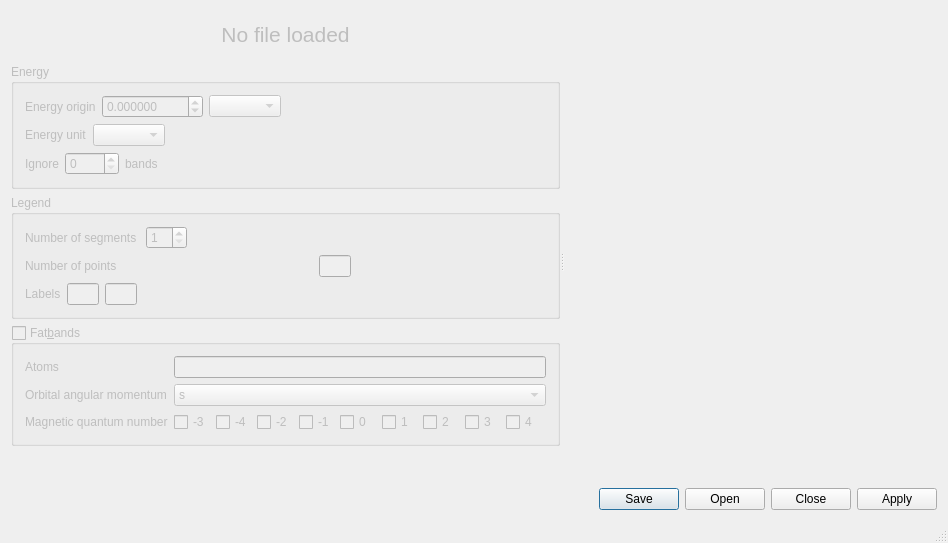
<?xml version="1.0" encoding="UTF-8"?>
<ui version="4.0">
 <class>QDispersion</class>
 <widget class="QMainWindow" name="QDispersion">
  <property name="geometry">
   <rect>
    <x>0</x>
    <y>0</y>
    <width>948</width>
    <height>543</height>
   </rect>
  </property>
  <property name="sizePolicy">
   <sizepolicy hsizetype="Preferred" vsizetype="Preferred">
    <horstretch>0</horstretch>
    <verstretch>0</verstretch>
   </sizepolicy>
  </property>
  <property name="acceptDrops">
   <bool>true</bool>
  </property>
  <property name="windowTitle">
   <string>QDispersion</string>
  </property>
  <widget class="QWidget" name="centralWidget">
   <layout class="QHBoxLayout" name="horizontalLayout">
    <item>
     <widget class="QSplitter" name="splitter">
      <property name="orientation">
       <enum>Qt::Horizontal</enum>
      </property>
      <property name="childrenCollapsible">
       <bool>false</bool>
      </property>
      <widget class="QWidget" name="leftframe" native="true">
       <property name="enabled">
        <bool>false</bool>
       </property>
       <property name="sizePolicy">
        <sizepolicy hsizetype="MinimumExpanding" vsizetype="Preferred">
         <horstretch>0</horstretch>
         <verstretch>0</verstretch>
        </sizepolicy>
       </property>
       <layout class="QVBoxLayout" name="verticalLayout">
        <property name="leftMargin">
         <number>0</number>
        </property>
        <property name="topMargin">
         <number>0</number>
        </property>
        <property name="rightMargin">
         <number>0</number>
        </property>
        <property name="bottomMargin">
         <number>0</number>
        </property>
        <item>
         <widget class="QWidget" name="widget_2" native="true">
          <property name="sizePolicy">
           <sizepolicy hsizetype="Preferred" vsizetype="Fixed">
            <horstretch>0</horstretch>
            <verstretch>0</verstretch>
           </sizepolicy>
          </property>
          <layout class="QHBoxLayout" name="horizontalLayout_2">
           <item>
            <widget class="QLabel" name="filename">
             <property name="font">
              <font>
               <pointsize>16</pointsize>
              </font>
             </property>
             <property name="text">
              <string>No file loaded</string>
             </property>
             <property name="alignment">
              <set>Qt::AlignCenter</set>
             </property>
            </widget>
           </item>
          </layout>
         </widget>
        </item>
        <item>
         <widget class="QGroupBox" name="energy">
          <property name="sizePolicy">
           <sizepolicy hsizetype="Preferred" vsizetype="Minimum">
            <horstretch>0</horstretch>
            <verstretch>0</verstretch>
           </sizepolicy>
          </property>
          <property name="title">
           <string>Energy </string>
          </property>
          <layout class="QVBoxLayout" name="verticalLayout_2">
           <item>
            <widget class="QWidget" name="widget_3" native="true">
             <layout class="QHBoxLayout" name="horizontalLayout_3">
              <property name="leftMargin">
               <number>0</number>
              </property>
              <property name="topMargin">
               <number>0</number>
              </property>
              <property name="rightMargin">
               <number>0</number>
              </property>
              <property name="bottomMargin">
               <number>0</number>
              </property>
              <item>
               <widget class="QLabel" name="fermiLabel">
                <property name="text">
                 <string>Energy origin</string>
                </property>
               </widget>
              </item>
              <item>
               <widget class="QDoubleSpinBox" name="fermi">
                <property name="decimals">
                 <number>6</number>
                </property>
                <property name="minimum">
                 <double>-1000.000000000000000</double>
                </property>
                <property name="maximum">
                 <double>1000.000000000000000</double>
                </property>
                <property name="singleStep">
                 <double>0.100000000000000</double>
                </property>
               </widget>
              </item>
              <item>
               <widget class="EnergyUnitCombo" name="fermiUnit"/>
              </item>
              <item>
               <spacer name="horizontalSpacer">
                <property name="orientation">
                 <enum>Qt::Horizontal</enum>
                </property>
                <property name="sizeHint" stdset="0">
                 <size>
                  <width>0</width>
                  <height>20</height>
                 </size>
                </property>
               </spacer>
              </item>
             </layout>
            </widget>
           </item>
           <item>
            <widget class="QWidget" name="widget_5" native="true">
             <layout class="QHBoxLayout" name="horizontalLayout_6">
              <property name="leftMargin">
               <number>0</number>
              </property>
              <property name="topMargin">
               <number>0</number>
              </property>
              <property name="rightMargin">
               <number>0</number>
              </property>
              <property name="bottomMargin">
               <number>0</number>
              </property>
              <item>
               <widget class="QLabel" name="energyLabel">
                <property name="text">
                 <string>Energy unit</string>
                </property>
               </widget>
              </item>
              <item>
               <widget class="EnergyUnitCombo" name="energyUnit"/>
              </item>
              <item>
               <spacer name="horizontalSpacer_4">
                <property name="orientation">
                 <enum>Qt::Horizontal</enum>
                </property>
                <property name="sizeHint" stdset="0">
                 <size>
                  <width>0</width>
                  <height>20</height>
                 </size>
                </property>
               </spacer>
              </item>
             </layout>
            </widget>
           </item>
           <item>
            <widget class="QWidget" name="widget_4" native="true">
             <layout class="QHBoxLayout" name="horizontalLayout_5">
              <property name="leftMargin">
               <number>0</number>
              </property>
              <property name="topMargin">
               <number>0</number>
              </property>
              <property name="rightMargin">
               <number>0</number>
              </property>
              <property name="bottomMargin">
               <number>0</number>
              </property>
              <item>
               <widget class="QLabel" name="ignoreLabel">
                <property name="text">
                 <string>Ignore</string>
                </property>
               </widget>
              </item>
              <item>
               <widget class="QSpinBox" name="ignore">
                <property name="maximum">
                 <number>1000</number>
                </property>
               </widget>
              </item>
              <item>
               <widget class="QLabel" name="label_4">
                <property name="text">
                 <string>bands</string>
                </property>
               </widget>
              </item>
              <item>
               <spacer name="horizontalSpacer_3">
                <property name="orientation">
                 <enum>Qt::Horizontal</enum>
                </property>
                <property name="sizeHint" stdset="0">
                 <size>
                  <width>0</width>
                  <height>20</height>
                 </size>
                </property>
               </spacer>
              </item>
             </layout>
            </widget>
           </item>
          </layout>
         </widget>
        </item>
        <item>
         <widget class="QGroupBox" name="legend">
          <property name="title">
           <string>Legend</string>
          </property>
          <layout class="QVBoxLayout" name="verticalLayout_3">
           <item>
            <widget class="QWidget" name="widget_6" native="true">
             <layout class="QHBoxLayout" name="horizontalLayout_7">
              <property name="leftMargin">
               <number>0</number>
              </property>
              <property name="topMargin">
               <number>0</number>
              </property>
              <property name="rightMargin">
               <number>0</number>
              </property>
              <property name="bottomMargin">
               <number>0</number>
              </property>
              <item>
               <widget class="QLabel" name="nsegmentsLabel">
                <property name="text">
                 <string>Number of segments </string>
                </property>
               </widget>
              </item>
              <item>
               <widget class="QSpinBox" name="nsegments">
                <property name="minimum">
                 <number>1</number>
                </property>
                <property name="maximum">
                 <number>50</number>
                </property>
               </widget>
              </item>
              <item>
               <spacer name="horizontalSpacer_5">
                <property name="orientation">
                 <enum>Qt::Horizontal</enum>
                </property>
                <property name="sizeHint" stdset="0">
                 <size>
                  <width>0</width>
                  <height>20</height>
                 </size>
                </property>
               </spacer>
              </item>
             </layout>
            </widget>
           </item>
           <item>
            <widget class="QWidget" name="ndivWidget" native="true">
             <layout class="QHBoxLayout" name="horizontalLayout_8">
              <property name="leftMargin">
               <number>0</number>
              </property>
              <property name="topMargin">
               <number>0</number>
              </property>
              <property name="rightMargin">
               <number>0</number>
              </property>
              <property name="bottomMargin">
               <number>0</number>
              </property>
              <item>
               <widget class="QLabel" name="ndivLabel">
                <property name="sizePolicy">
                 <sizepolicy hsizetype="Preferred" vsizetype="Preferred">
                  <horstretch>0</horstretch>
                  <verstretch>0</verstretch>
                 </sizepolicy>
                </property>
                <property name="text">
                 <string>Number of points</string>
                </property>
               </widget>
              </item>
              <item>
               <spacer name="ndivLeft">
                <property name="orientation">
                 <enum>Qt::Horizontal</enum>
                </property>
                <property name="sizeHint" stdset="0">
                 <size>
                  <width>40</width>
                  <height>20</height>
                 </size>
                </property>
               </spacer>
              </item>
              <item>
               <widget class="QLineEdit" name="ndiv1">
                <property name="sizePolicy">
                 <sizepolicy hsizetype="MinimumExpanding" vsizetype="Fixed">
                  <horstretch>0</horstretch>
                  <verstretch>0</verstretch>
                 </sizepolicy>
                </property>
                <property name="maximumSize">
                 <size>
                  <width>32</width>
                  <height>16777215</height>
                 </size>
                </property>
                <property name="alignment">
                 <set>Qt::AlignCenter</set>
                </property>
               </widget>
              </item>
              <item>
               <spacer name="ndivRight">
                <property name="orientation">
                 <enum>Qt::Horizontal</enum>
                </property>
                <property name="sizeHint" stdset="0">
                 <size>
                  <width>40</width>
                  <height>20</height>
                 </size>
                </property>
               </spacer>
              </item>
             </layout>
            </widget>
           </item>
           <item>
            <widget class="QWidget" name="labelWidget" native="true">
             <property name="sizePolicy">
              <sizepolicy hsizetype="Minimum" vsizetype="Preferred">
               <horstretch>0</horstretch>
               <verstretch>0</verstretch>
              </sizepolicy>
             </property>
             <layout class="QHBoxLayout" name="horizontalLayout_4">
              <property name="leftMargin">
               <number>0</number>
              </property>
              <property name="topMargin">
               <number>0</number>
              </property>
              <property name="rightMargin">
               <number>0</number>
              </property>
              <property name="bottomMargin">
               <number>0</number>
              </property>
              <item>
               <widget class="QLabel" name="labelLabel">
                <property name="sizePolicy">
                 <sizepolicy hsizetype="Preferred" vsizetype="Preferred">
                  <horstretch>0</horstretch>
                  <verstretch>0</verstretch>
                 </sizepolicy>
                </property>
                <property name="minimumSize">
                 <size>
                  <width>0</width>
                  <height>0</height>
                 </size>
                </property>
                <property name="text">
                 <string>Labels</string>
                </property>
               </widget>
              </item>
              <item>
               <widget class="QLineEdit" name="label1">
                <property name="sizePolicy">
                 <sizepolicy hsizetype="Preferred" vsizetype="Fixed">
                  <horstretch>0</horstretch>
                  <verstretch>0</verstretch>
                 </sizepolicy>
                </property>
                <property name="maximumSize">
                 <size>
                  <width>32</width>
                  <height>16777215</height>
                 </size>
                </property>
                <property name="alignment">
                 <set>Qt::AlignCenter</set>
                </property>
               </widget>
              </item>
              <item>
               <widget class="QLineEdit" name="label2">
                <property name="sizePolicy">
                 <sizepolicy hsizetype="Preferred" vsizetype="Fixed">
                  <horstretch>0</horstretch>
                  <verstretch>0</verstretch>
                 </sizepolicy>
                </property>
                <property name="maximumSize">
                 <size>
                  <width>32</width>
                  <height>16777215</height>
                 </size>
                </property>
                <property name="alignment">
                 <set>Qt::AlignCenter</set>
                </property>
               </widget>
              </item>
              <item>
               <spacer name="horizontalSpacer_2">
                <property name="orientation">
                 <enum>Qt::Horizontal</enum>
                </property>
                <property name="sizeHint" stdset="0">
                 <size>
                  <width>0</width>
                  <height>20</height>
                 </size>
                </property>
               </spacer>
              </item>
             </layout>
            </widget>
           </item>
          </layout>
         </widget>
        </item>
        <item>
         <widget class="QGroupBox" name="fatbands">
          <property name="title">
           <string>Fat&amp;bands</string>
          </property>
          <property name="checkable">
           <bool>true</bool>
          </property>
          <property name="checked">
           <bool>false</bool>
          </property>
          <layout class="QFormLayout" name="formLayout">
           <item row="0" column="0">
            <widget class="QLabel" name="atomsLabel">
             <property name="text">
              <string>Atoms</string>
             </property>
            </widget>
           </item>
           <item row="0" column="1">
            <widget class="QLineEdit" name="atoms"/>
           </item>
           <item row="1" column="0">
            <widget class="QLabel" name="angularLabel">
             <property name="text">
              <string>Orbital angular momentum</string>
             </property>
            </widget>
           </item>
           <item row="1" column="1">
            <widget class="QComboBox" name="angular">
             <item>
              <property name="text">
               <string notr="true">s</string>
              </property>
             </item>
             <item>
              <property name="text">
               <string notr="true">p</string>
              </property>
             </item>
             <item>
              <property name="text">
               <string notr="true">d</string>
              </property>
             </item>
             <item>
              <property name="text">
               <string notr="true">f</string>
              </property>
             </item>
             <item>
              <property name="text">
               <string notr="true">g</string>
              </property>
             </item>
             <item>
              <property name="text">
               <string>all</string>
              </property>
             </item>
            </widget>
           </item>
           <item row="2" column="0">
            <widget class="QLabel" name="magneticLabel">
             <property name="text">
              <string>Magnetic quantum number</string>
             </property>
            </widget>
           </item>
           <item row="2" column="1">
            <widget class="QWidget" name="magneticSerie" native="true">
             <layout class="QHBoxLayout" name="horizontalLayout_9">
              <property name="spacing">
               <number>2</number>
              </property>
              <property name="leftMargin">
               <number>0</number>
              </property>
              <property name="topMargin">
               <number>0</number>
              </property>
              <property name="rightMargin">
               <number>0</number>
              </property>
              <property name="bottomMargin">
               <number>0</number>
              </property>
              <item>
               <widget class="QCheckBox" name="m3">
                <property name="text">
                 <string>-3</string>
                </property>
               </widget>
              </item>
              <item>
               <widget class="QCheckBox" name="m4">
                <property name="text">
                 <string>-4</string>
                </property>
               </widget>
              </item>
              <item>
               <widget class="QCheckBox" name="m2">
                <property name="text">
                 <string>-2</string>
                </property>
               </widget>
              </item>
              <item>
               <widget class="QCheckBox" name="m1">
                <property name="text">
                 <string>-1</string>
                </property>
               </widget>
              </item>
              <item>
               <widget class="QCheckBox" name="z">
                <property name="text">
                 <string>0</string>
                </property>
               </widget>
              </item>
              <item>
               <widget class="QCheckBox" name="p1">
                <property name="text">
                 <string>1</string>
                </property>
               </widget>
              </item>
              <item>
               <widget class="QCheckBox" name="p2">
                <property name="text">
                 <string>2</string>
                </property>
               </widget>
              </item>
              <item>
               <widget class="QCheckBox" name="p3">
                <property name="text">
                 <string>3</string>
                </property>
               </widget>
              </item>
              <item>
               <widget class="QCheckBox" name="p4">
                <property name="text">
                 <string>4</string>
                </property>
               </widget>
              </item>
             </layout>
            </widget>
           </item>
          </layout>
         </widget>
        </item>
        <item>
         <spacer name="verticalSpacer">
          <property name="orientation">
           <enum>Qt::Vertical</enum>
          </property>
          <property name="sizeHint" stdset="0">
           <size>
            <width>20</width>
            <height>0</height>
           </size>
          </property>
         </spacer>
        </item>
       </layout>
      </widget>
      <widget class="QWidget" name="rightwidget" native="true">
       <property name="sizePolicy">
        <sizepolicy hsizetype="Expanding" vsizetype="Preferred">
         <horstretch>0</horstretch>
         <verstretch>0</verstretch>
        </sizepolicy>
       </property>
       <layout class="QVBoxLayout" name="verticalLayout_4">
        <property name="leftMargin">
         <number>0</number>
        </property>
        <property name="topMargin">
         <number>0</number>
        </property>
        <property name="rightMargin">
         <number>0</number>
        </property>
        <property name="bottomMargin">
         <number>0</number>
        </property>
        <item>
         <widget class="QPlot" name="plot" native="true">
          <property name="sizePolicy">
           <sizepolicy hsizetype="Expanding" vsizetype="Expanding">
            <horstretch>0</horstretch>
            <verstretch>0</verstretch>
           </sizepolicy>
          </property>
         </widget>
        </item>
        <item>
         <widget class="QDialogButtonBox" name="buttonBox">
          <property name="standardButtons">
           <set>QDialogButtonBox::Apply|QDialogButtonBox::Close|QDialogButtonBox::Open|QDialogButtonBox::Save</set>
          </property>
         </widget>
        </item>
       </layout>
      </widget>
     </widget>
    </item>
   </layout>
  </widget>
  <widget class="QStatusBar" name="statusBar"/>
 </widget>
 <layoutdefault spacing="6" margin="11"/>
 <customwidgets>
  <customwidget>
   <class>QPlot</class>
   <extends>QWidget</extends>
   <header>tools/qplot.h</header>
   <container>1</container>
  </customwidget>
  <customwidget>
   <class>EnergyUnitCombo</class>
   <extends>QComboBox</extends>
   <header>tools/energyunitcombo.h</header>
  </customwidget>
 </customwidgets>
 <resources/>
 <connections/>
</ui>
